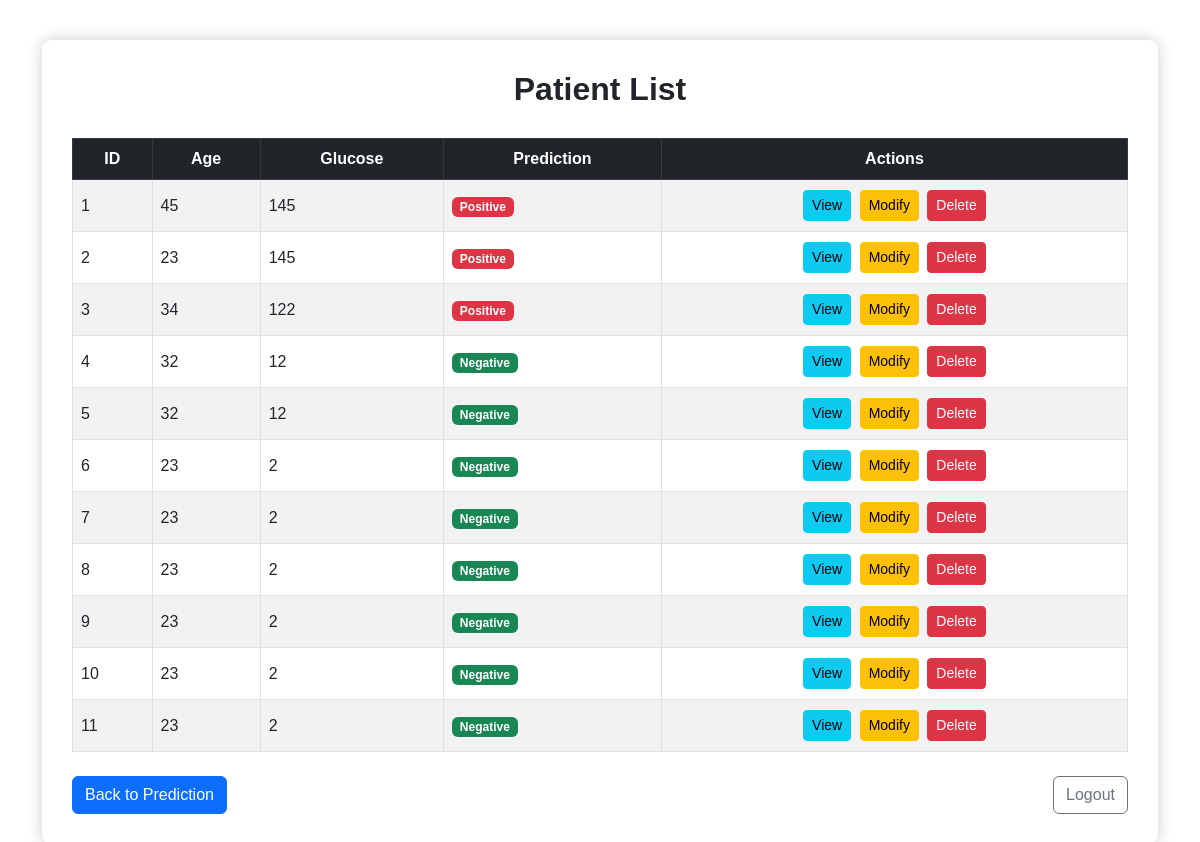
The app's page /patients (signed in) with its own data.
### tables this page shows
CREATE TABLE patients (
        id INTEGER PRIMARY KEY AUTOINCREMENT,
        Pregnancies INTEGER,
        Glucose INTEGER,
        BloodPressure INTEGER,
        SkinThickness INTEGER,
        Insulin INTEGER,
        BMI REAL,
        DiabetesPedigreeFunction REAL,
        Age INTEGER,
        Prediction INTEGER
    );

### app.py (the view)
@app.route('/patients')
def patients_list():
    if not session.get('logged_in'):
        return redirect(url_for('login'))
    with sqlite3.connect('database.db') as conn:
        c = conn.cursor()
        c.execute("SELECT id, Age, Glucose, Prediction FROM patients")
        patients = c.fetchall()
    return render_template('patients_list.html', patients=patients)

### templates/patients_list.html (shortened to what this page needs)
<!DOCTYPE html>
<html lang="en">
<head>
  <link href="https://cdn.jsdelivr.net/npm/bootstrap@5.3.0/dist/css/bootstrap.min.css" rel="stylesheet">
</head>
<body>
  <div class="container">
    <div class="content-wrapper">
      <h2>Patient List</h2>
      <table class="table table-bordered table-hover table-striped">
        <thead class="table-dark text-center">
          <tr>
            <th>ID</th>
            <th>Age</th>
            <th>Glucose</th>
            <th>Prediction</th>
            <th>Actions</th>
          </tr>
        </thead>
        <tbody>
          {% for p in patients %}
          <tr>
            <td>{{ p[0] }}</td>
            <td>{{ p[1] }}</td>
            <td>{{ p[2] }}</td>
            <td>
              <span class="badge bg-{{ 'danger' if p[3] == 1 else 'success' }}">
                {{ 'Positive' if p[3] == 1 else 'Negative' }}
              </span>
            </td>
            <td class="text-center">
              <a href="{{ url_for('patient_info', patient_id=p[0]) }}" class="btn btn-info btn-sm">View</a>
              <a href="{{ url_for('modify_patient', patient_id=p[0]) }}" class="btn btn-warning btn-sm">Modify</a>
              <form action="{{ url_for('delete_patient', patient_id=p[0]) }}" method="POST" style="display:inline;">
                <button type="submit" class="btn btn-danger btn-sm" onclick="return confirm('Are you sure you want to delete this patient?');">Delete</button>
              </form>
            </td>
          </tr>
          {% endfor %}
        </tbody>
      </table>
      <div class="d-flex justify-content-between mt-4">
        <a href="{{ url_for('predict') }}" class="btn btn-primary">Back to Prediction</a>
        <a href="{{ url_for('logout') }}" class="btn btn-outline-secondary">Logout</a>
      </div>
    </div>
  </div>
</body>
</html>

### templates/patients_list.html (style rules this page uses)
body { background-image: url('https://images.unsplash.com/photo-1526256262350-7da7584cf5eb?ixlib=rb-4.0.3&auto=format&fit=crop&w=1950&q=80'); background-size: cover; background-position: center; min-height: 100vh; font-family: 'Arial', sans-serif; padding-top: 40px; }
.content-wrapper { background-color: rgba(255, 255, 255, 0.95); padding: 30px; border-radius: 10px; box-shadow: 0 0 15px rgba(0, 0, 0, 0.2); }
.table th, .table td { vertical-align: middle; }
h2 { text-align: center; font-weight: bold; margin-bottom: 30px; }
.btn-sm { margin: 2px; }

### records on screen
patients: id "1", Age "45", Glucose "145", Prediction "Positive"
patients: id "2", Age "23", Glucose "145", Prediction "Positive"
patients: id "3", Age "34", Glucose "122", Prediction "Positive"
patients: id "4", Age "32", Glucose "12", Prediction "Negative"
patients: id "5", Age "32", Glucose "12", Prediction "Negative"
patients: id "6", Age "23", Glucose "2", Prediction "Negative"
patients: id "7", Age "23", Glucose "2", Prediction "Negative"
patients: id "8", Age "23", Glucose "2", Prediction "Negative"
patients: id "9", Age "23", Glucose "2", Prediction "Negative"
patients: id "10", Age "23", Glucose "2", Prediction "Negative"
patients: id "11", Age "23", Glucose "2", Prediction "Negative"
